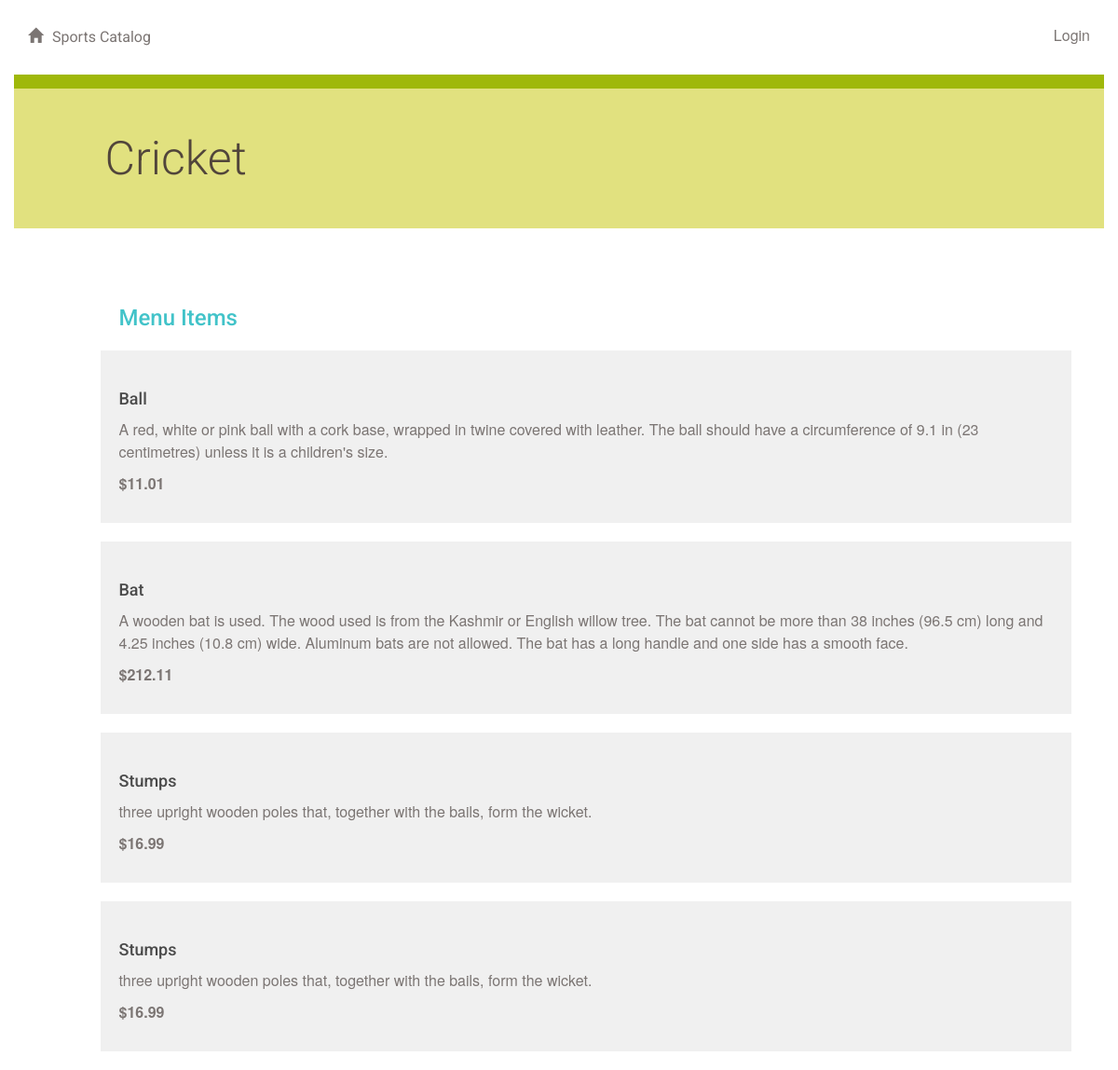
Screenshot of /sport/2/menu/ with the database file from the repository.
### database_setup.py (models this page shows, shortened)
class Sport(Base):
    __tablename__ = 'sport'
    id = Column(Integer, primary_key=True)
    name = Column(String(250), nullable=False)
    user_id = Column(Integer, ForeignKey('user.id'))
    user = relationship(User)

class MenuItem(Base):
    __tablename__ = 'menu_item'
    name =Column(String(80), nullable = False)
    id = Column(Integer, primary_key = True)
    description = Column(String(250))
    price = Column(String(8))
    sport_item = Column(String(250))
    sport_id = Column(Integer,ForeignKey('sport.id'))
    sport = relationship(Sport)
    user_id = Column(Integer, ForeignKey('user.id'))
    user = relationship(User)

### project.py (the view)
@app.route('/sport/<int:sport_id>/')
@app.route('/sport/<int:sport_id>/menu/')
def showMenu(sport_id):
    sport = session.query(Sport).filter_by(id=sport_id).one()
    items = session.query(MenuItem).filter_by(sport_id=sport_id).all()
    return render_template('menu.html', items=items, sport=sport)

### templates/menu.html (shortened to what this page needs)
{% extends "main.html" %}
{% block content %}
{% include "header.html" %}
	<div class="row divider green">
		<div class="col-md-12"></div>
	</div>
	<div class="row banner menu">
		<div class="col-md-11 col-md-offset-1 padding-none">
			<h1>{{ sport.name }}
			</h1>
		</div>
	</div>
	<div class="row padding-top padding-bottom">
		<div class="col-md-1"></div>
		<div class="col-md-11 padding-none">
		</div>
		<div class="col-md-7"></div>
	</div>
	{% if items !=[] %}
		<div class="row">
			<div class="col-md-1"></div>
			<div class="col-md-11">
				<h2>Menu Items</h2>
					{% for i in items %}
						  <div class="menu-item">
								<h3>{{i.name}}</h3>
								<p>{{i.description}}</p>
                <p class="menu-price">{{i.price}}</p>
							</div>
					{% endfor %}
			</div>
		</div>
	{% endif %}
{% endblock %}

### static/styles.css (style rules this page uses)
* { font-family: "Helvetica Neue Bold", Roboto, Helvetica, Arial, sans-serif; font-weight: 700; }
h1 { font-family: "Helvetica Neue Light", Roboto, Helvetica, Arial, sans-serif; font-size: 50px; color: #51453B; line-height: 60px; font-weight: 300; }
h2 { font-size: 24px; color: #42C3C9; line-height: 29px; }
h3 { font-size: 18px; color: #4A4A4A; line-height: 23px; }
p { font-family: "Helvetica Neue", Roboto, Helvetica, Arial, sans-serif; font-size: 16px; color: #7B7573; line-height: 24px; font-weight: 400; }
.padding-top { padding-top: 30px; }
.padding-bottom { padding-bottom: 30px; }
.padding-none { padding: 0; }
.divider { height: 15px; }
.divider.green { background-color: #9FB80A; }
.banner.menu { height: 150px; background-color: #E1E17F; }
.banner h1 { margin: 45px 0; }
.menu-item { background: #F0F0F0; padding: 20px; margin: 20px; margin-left: -20px; }
.menu-price { font-weight: 700; }

### rows the page displays
Sport: name "Cricket"
MenuItem: name "Ball", description "A red, white or pink ball with a cork base, wrapped in twine covered with leather. The ball should have a circumference of 9.1 in (23 centimetres) unless it is a children's size.", price "$11.01"
MenuItem: name "Bat", description "A wooden bat is used. The wood used is from the Kashmir or English willow tree. The bat cannot be more than 38 inches (96.5 cm) long and 4.25 inches (10.8 cm) wide. Aluminum bats are not allowed. The bat has a long handle and one side has a smooth face.", price "$212.11"
MenuItem: name "Stumps", description "three upright wooden poles that, together with the bails, form the wicket.", price "$16.99"
MenuItem: name "Stumps", description "three upright wooden poles that, together with the bails, form the wicket.", price "$16.99"
